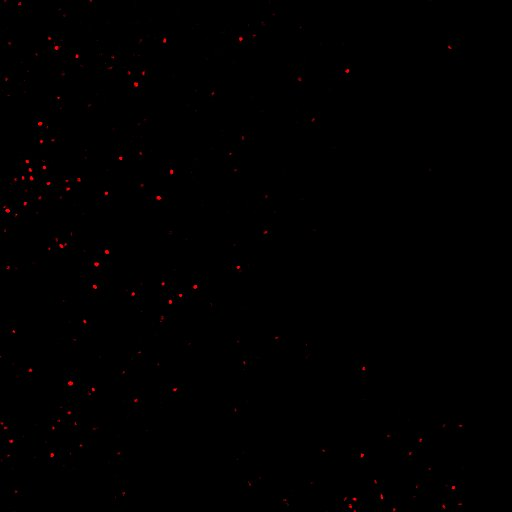
#> input picture imgs/131gfp2.jpg, 512 x 512 px
$ python gfp.py imgs/131gfp2.jpg
#> lines starting #> are read from the running program, lines starting #| are printed output that depends on the picture
from PIL import Image, ImageDraw
import PIL.ImageOps
import sys
"""
GFP counter
"""
target = sys.argv[1]
im = Image.open(target)
#> im is the input picture: PIL image 512x512 RGB; mean R, G, B 1, 0.2, 0.3
im = im.convert('L')
#> im: PIL image 512x512 L
im = PIL.ImageOps.invert(im)
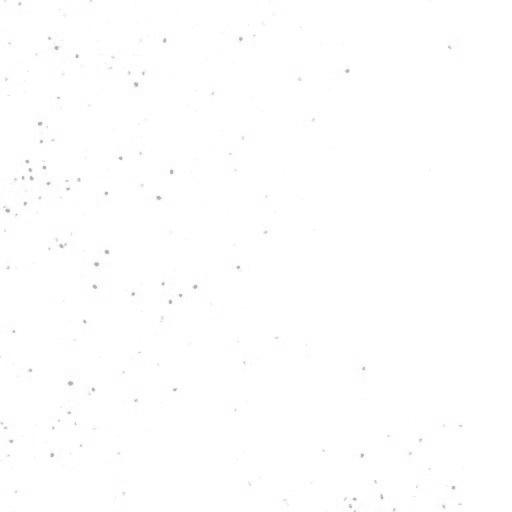
#> im: PIL image 512x512 L; min 163, max 255, mean 254.5

black = (0,0,0)
white = (255,255,255)

width, height = im.size
#> width = 512; height = 512

im = im.convert('RGB')
#> im: PIL image 512x512 RGB

alt_im = Image.new("RGB", (width, height))
#> alt_im: PIL image 512x512 RGB; every value is 0

# Process every pixel
for x in range(width):
    for y in range(height):
        r,b,a = im.getpixel((x,y))
        if r >= 245: #and b > 100 and a > 100:
            new_color = white
        else:
            new_color = black
        alt_im.putpixel( (x,y), new_color)
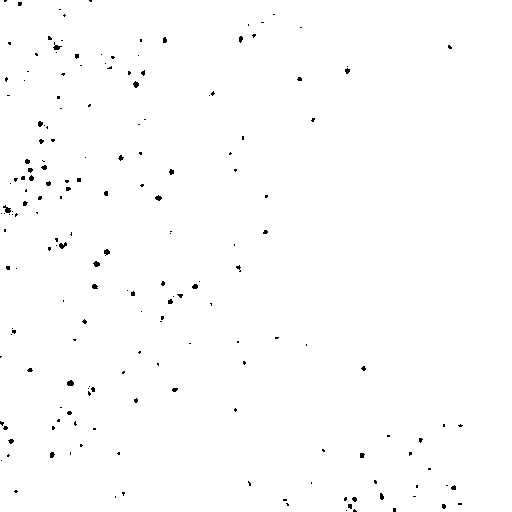
#> alt_im: PIL image 512x512 RGB; 99.3% white; black in thin lines or dots

try:
    target = '/'.join(target.split('/')[:-1])+'/primed_'+target.split('/')[-1]
except:
    target = 'primed_'+target
alt_im.save(target)
print(target)
